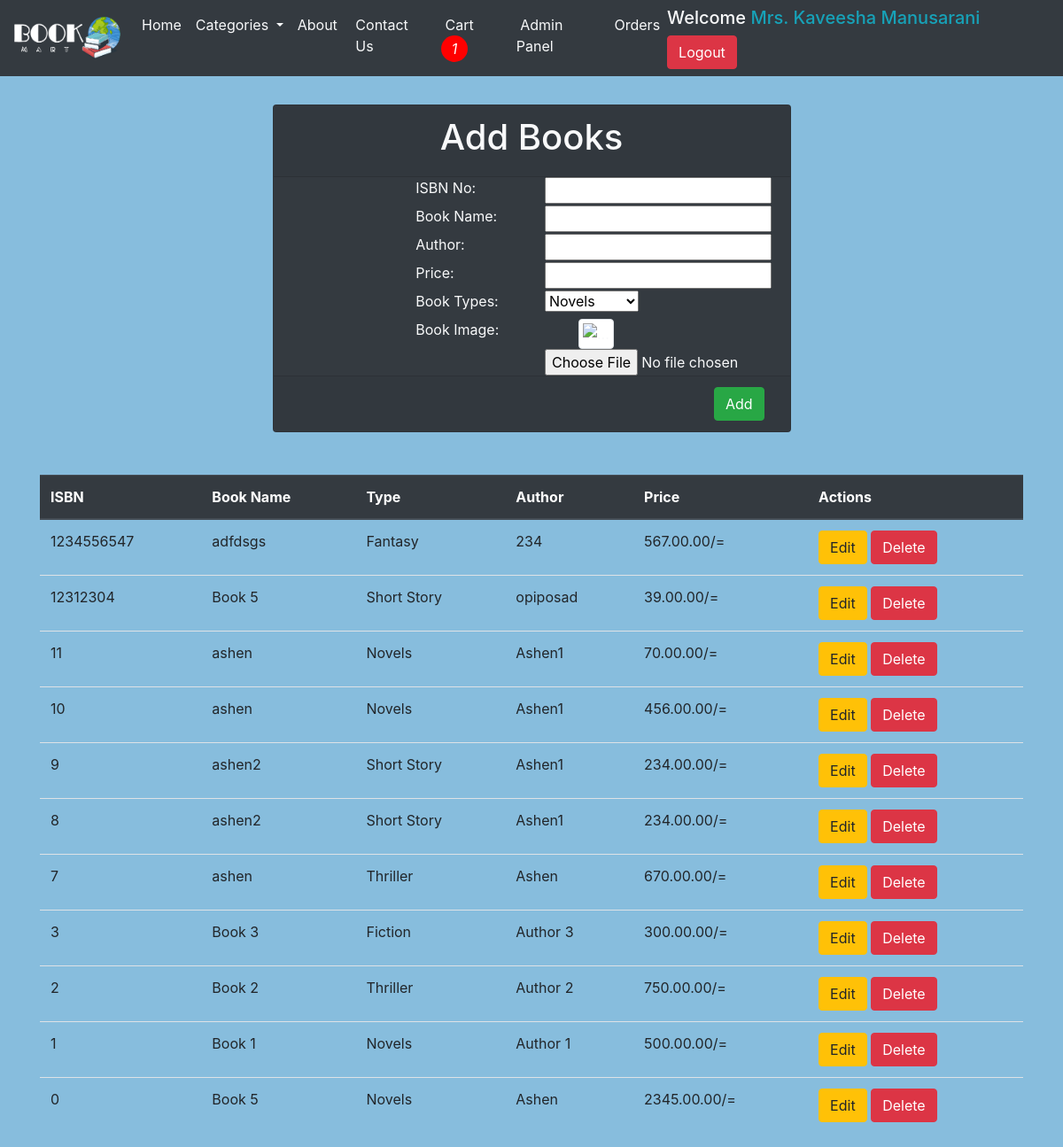
The app's page /AdminPanel.php (signed in) with its own data.
### tables this page shows
CREATE TABLE `book` (
  `bookID` int(11) NOT NULL,
  `bname` varchar(255) NOT NULL,
  `bauthor` varchar(255) NOT NULL,
  `bprice` decimal(10,2) NOT NULL,
  `btype` enum('Novels','ShortStory','Thriller','Fantasy','Fiction') NOT NULL,
  `bimage` varchar(255) NOT NULL
);

### AdminPanel.php (the view, shortened to what this page needs)
<?php
@include 'header.php';
@include 'configDatabase.php';
    $queryAllBook = "SELECT * FROM book ORDER BY bookID DESC";
    $resultAllBook = $conn->query($queryAllBook);
    $books = [];
    if ($resultAllBook->num_rows > 0) {
        while ($rowNewArrival = $resultAllBook->fetch_assoc()) {
            $books[] = $rowNewArrival;
        }
    }
?>
<!DOCTYPE html>
<html lang="en">
<head>
    <link href="css/AdminPanel.css" rel="stylesheet">
</head>
<body>
    <h2>Insert Book</h2>
    <br><br><br>
    <div class="row">
        <div class="col-md-3"></div>
        <div class="col-md-6">
            <div class="card bg-dark text-light">
                <form method="post" action="<?php echo htmlspecialchars($_SERVER["PHP_SELF"]); ?>" enctype="multipart/form-data">
                    <div class="card-header text-center">
                        <h1>Add Books</h1>
                    </div>
                    <div class="body container">
                        <div class="row">
                            <div class="col-md-3"> </div>
                            <div class="col-md-6">
                                <div class="row">
                                    <div class="col-md-6">
                                        <label for="title">ISBN No:</label>
                                    </div>
                                    <div class="col-md-6">
                                        <input type="text" name="bookID" id="bookID" required>
                                    </div>
                                </div>
                                <div class="row">
                                    <div class="col-md-6">
                                        <label for="title">Book Name:</label>
                                    </div>
                                    <div class="col-md-6">
                                        <input type="text" name="bname" id="bname" required>
                                    </div>
                                </div>
                                <div class="row">
                                    <div class="col-md-6">
                                        <label for="author">Author:</label>
                                    </div>
                                    <div class="col-md-6">
                                        <input type="text" name="bauthor" id="bauthor" required>
                                    </div>
                                </div>
                                <div class="row">
                                    <div class="col-md-6">
                                        <label for="published_year">Price:</label>
                                    </div>
                                    <div class="col-md-6">
                                        <input type="number" name="bprice" id="bprice" required>
                                    </div>
                                </div>
                                <div class="row">
                                    <div class="col-md-6">
                                        <label for="dropdown">Book Types:</label>
                                    </div>
                                    <div class="col-md-6">
                                        <div class="dropdown">
                                            <select id="btype" name="btype" id="btype">
                                                <option value="Novels">Novels</option>
                                            </select>
                                        </div>
                                    </div>
                                </div>
                                <div class="row">
                                    <div class="col-md-6">
                                        <label for="bookImage">Book Image:</label>
                                    </div>
                                    <div class="col-md-6">
                                    <div class="text-center image-container">
                                    <img src="" id="imageview" class="img-thumbnail" alt="...">
                                    </div>
                                        <input type="file" name="image" id="image" accept="image/png, image/jpg, image/jpeg" onchange="previewImage(this)">
                                    </div>
                                </div>
                            </div>
                        </div>
                    </div>
                    <div class="card-footer">
                    <div class="row">
                        <div class="col-md-10"></div>
                        <div class="col-md-2" id='actionAdd'>
                            <input type="submit" name="action" value="Add" class="btn btn-success">
                        </div>
                    </div>
                    </div>
                </form>
            </div>
        </div>
    </div>
    <br><br>
    <div class="row">
        <div class="container">
            <table class="table">
                <thead class="thead-dark">
                    <tr>
                        <th scope="col">ISBN</th>
                        <th scope="col">Book Name</th>
                        <th scope="col">Type</th>
                        <th scope="col">Author</th>
                        <th scope="col">Price</th>
                        <th>Actions</th>
                    </tr>
                </thead>
                <tbody>
                    <?php
                    foreach ($books as $book) {
                        echo "<tr>";
                        echo "<td>" . $book['bookID'] . "</td>";
                        echo "<td>" . $book['bname'] . "</td>";
                        echo "<td>";
                        if ($book['btype'] == 'Novels') {
                            echo "Novels";
                        } else if ($book['btype'] == 'ShortStory') {
                            echo "Short Story";
                        } else if ($book['btype'] == 'Thriller') {
                            echo "Thriller";
                        } else if ($book['btype'] == 'Fantasy') {
                            echo "Fantasy";
                        }
                        else if ($book['btype'] == 'Fiction') {
                            echo "Fiction";
                        }
                        echo "</td>";
                        echo "<td>" . $book['bauthor'] . "</td>";
                        echo "<td>" . $book['bprice'] . ".00/=</td>";
                        echo "<td>
                                <button class='btn btn-warning' onclick='editBook(" . json_encode($book) . ")'>Edit</button>
                                <a class='btn btn-danger' onclick='return confirm('Are you sure you want to delete this?');' href='AdminPanel.php?delete=".$book['bookID']. "'>
                                <i class='fas fa-trash'></i> Delete
                                </a>
                              </td>";
                        echo "</tr>";
                    }
                    ?>
                </tbody>
            </table>
        </div>
    </div>
</body>
</html>

### records on screen
book: bookID "1234556547", bname "adfdsgs", btype "Fantasy", bauthor "234", bprice "567.00"
book: bookID "12312304", bname "Book 5", btype "Short Story", bauthor "opiposad", bprice "39.00"
book: bookID "11", bname "ashen", btype "Novels", bauthor "Ashen1", bprice "70.00"
book: bookID "10", bname "ashen", btype "Novels", bauthor "Ashen1", bprice "456.00"
book: bookID "9", bname "ashen2", btype "Short Story", bauthor "Ashen1", bprice "234.00"
book: bookID "8", bname "ashen2", btype "Short Story", bauthor "Ashen1", bprice "234.00"
book: bookID "7", bname "ashen", btype "Thriller", bauthor "Ashen", bprice "670.00"
book: bookID "3", bname "Book 3", btype "Fiction", bauthor "Author 3", bprice "300.00"
book: bookID "2", bname "Book 2", btype "Thriller", bauthor "Author 2", bprice "750.00"
book: bookID "1", bname "Book 1", btype "Novels", bauthor "Author 1", bprice "500.00"
book: bookID "0", bname "Book 5", btype "Novels", bauthor "Ashen", bprice "2345.00"

### other values on screen
$cartCount "1"
$_SESSION['user_name'] "Kaveesha Manusarani"
